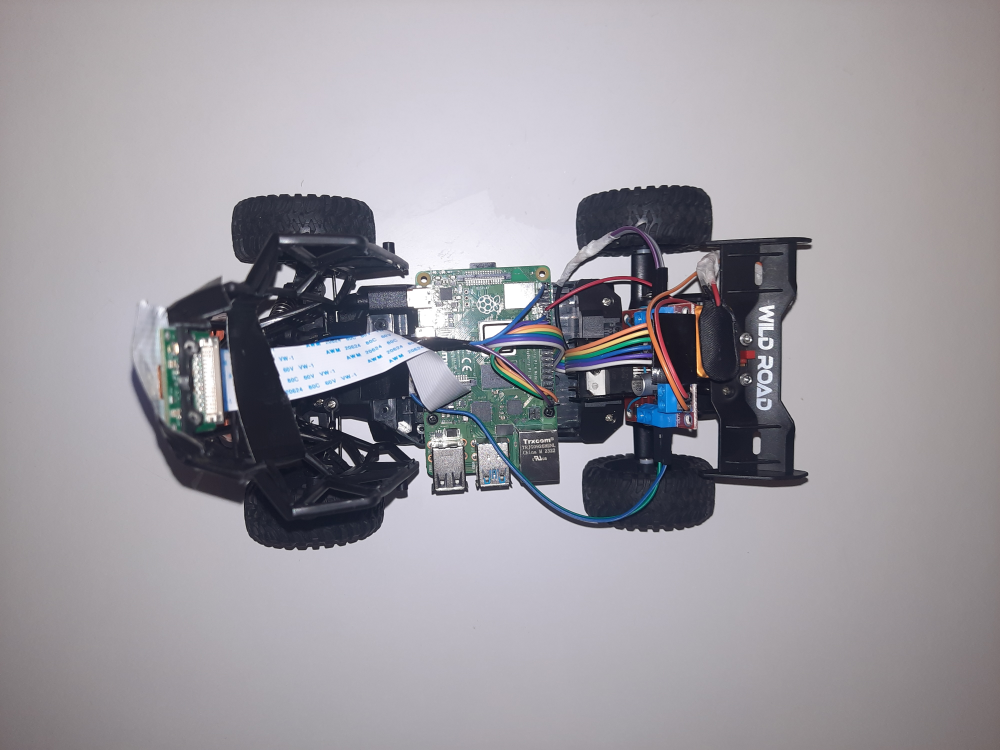
#> input picture v-photos/20250524_050252.jpg, 4000 x 3000 px, given in place of the camera (shown at 1/4 size)
$ python main_rpi.py
#> lines starting #> are read from the running program, lines starting #| are printed output that depends on the picture; after the words box and inside, x2 and y2 are one past the last pixel; in counts of white or black regions, pixels touching at a corner belong together
#> in main, frame is the input picture: shape (3000, 4000, 3); mean B, G, R 159.9, 153.3, 156.1
### other/simulator/vision.py
import numpy as np
import cv2

# HSV Color Ranges for path and block detection
PATH_ROBOT_HSV_LOWER = np.array([50, 120, 120])
PATH_ROBOT_HSV_UPPER = np.array([70, 255, 255])
PATH_TARGET_HSV_LOWER1 = np.array([0, 120, 120])
PATH_TARGET_HSV_UPPER1 = np.array([10, 255, 255])
PATH_TARGET_HSV_LOWER2 = np.array([170, 120, 120])
PATH_TARGET_HSV_UPPER2 = np.array([180, 255, 255])
ORANGE_HSV_LOWER = np.array([8, 60, 60])
ORANGE_HSV_UPPER = np.array([25, 255, 255])
BLUE_HSV_LOWER = np.array([85, 40, 30])
BLUE_HSV_UPPER = np.array([130, 255, 255])
# For block detection:
# These constants define the HSV ranges for colors AS SEEN BY THE CAMERA.
# The 'detect_blocks' function then maps these to the REAL-WORLD block colors.

# Camera sees RED (used when a real BLUE object appears RED)
CAMERA_RED_LOWER1 = np.array([0, 120, 70])
CAMERA_RED_UPPER1 = np.array([10, 255, 255])
CAMERA_RED_LOWER2 = np.array([160, 120, 70])
CAMERA_RED_UPPER2 = np.array([180, 255, 255])

# Camera sees YELLOW (used when a real BLUE object appears YELLOW)
CAMERA_YELLOW_LOWER = np.array([20, 100, 100])
CAMERA_YELLOW_UPPER = np.array([40, 255, 255])

# Camera sees BLUE (used when a real RED object appears BLUE)
CAMERA_BLUE_LOWER = np.array([100, 150, 70]) # S min increased for robustness
CAMERA_BLUE_UPPER = np.array([140, 255, 255])

# Camera sees GREEN (used when a real GREEN object appears GREEN)
CAMERA_GREEN_LOWER = np.array([40, 80, 50])
CAMERA_GREEN_UPPER = np.array([80, 255, 255])

# For 'orange_block' (real LIGHT BLUE/CYAN object)
# User has not recently specified how this appears to the camera.
# Keeping previous values that detect light blue/cyan directly.
# If this block needs detection, specify its camera appearance.
LOWER_ORANGE_DIRECT = np.array([85, 100, 100]) # For real Light Blue/Cyan
UPPER_ORANGE_DIRECT = np.array([99, 255, 255]) # For real Light Blue/Cyan

# For block detection:
# Remap HSV ranges for real-world color perception
# 'red' now detects blue objects
lower_red1 = np.array([100, 100, 70])
upper_red1 = np.array([130, 255, 255])
lower_red2 = np.array([0, 0, 0])
upper_red2 = np.array([0, 0, 0])
# 'blue' now detects red objects
lower_blue1 = np.array([0, 90, 40])
upper_blue1 = np.array([10, 255, 255])
lower_blue2 = np.array([160, 90, 40])
upper_blue2 = np.array([180, 255, 255])
# 'orange' now detects light blue/cyan
lower_orange = np.array([85, 100, 100])
upper_orange = np.array([99, 255, 255])
# 'green' stays the same
lower_green = np.array([40, 80, 50])
upper_green = np.array([80, 255, 255])

# --- HSV Color Definitions for Block Detection (Colors as SEEN BY THE CAMERA) ---
# These ranges define what the camera perceives. The detect_blocks function
# then maps these perceived colors to the appropriate 'block_name' which
# corresponds to the REAL-WORLD color of the object.

# For objects that appear RED to the camera (real RED)
HSC_SEEN_RED_LOWER1 = np.array([0, 100, 100])
HSC_SEEN_RED_UPPER1 = np.array([10, 255, 255])
HSC_SEEN_RED_LOWER2 = np.array([160, 100, 100])
HSC_SEEN_RED_UPPER2 = np.array([180, 255, 255])

# For objects that appear GREEN to the camera (real GREEN)
HSC_SEEN_GREEN_LOWER = np.array([40, 70, 70])
HSC_SEEN_GREEN_UPPER = np.array([80, 255, 255])

# For objects that appear BLUE to the camera (real BLUE)
HSC_SEEN_BLUE_LOWER = np.array([100, 150, 70])
HSC_SEEN_BLUE_UPPER = np.array([130, 255, 255])

# For objects that appear YELLOW to the camera (real YELLOW)
HSC_SEEN_YELLOW_LOWER = np.array([20, 100, 100])
HSC_SEEN_YELLOW_UPPER = np.array([35, 255, 255])


def detect_blocks(image):
    """
    Detects red, green, blue, and yellow blocks in the image (expects BGR)
    Returns list of detected blocks with their positions in the image
    """
    hsv = cv2.cvtColor(image, cv2.COLOR_BGR2HSV)

    # Mask for RED objects
    red_mask1 = cv2.inRange(hsv, HSC_SEEN_RED_LOWER1, HSC_SEEN_RED_UPPER1)
    red_mask2 = cv2.inRange(hsv, HSC_SEEN_RED_LOWER2, HSC_SEEN_RED_UPPER2)
    red_mask = cv2.bitwise_or(red_mask1, red_mask2)
    # Mask for GREEN objects
    green_mask = cv2.inRange(hsv, HSC_SEEN_GREEN_LOWER, HSC_SEEN_GREEN_UPPER)
    # Mask for BLUE objects
    blue_mask = cv2.inRange(hsv, HSC_SEEN_BLUE_LOWER, HSC_SEEN_BLUE_UPPER)
    # Mask for YELLOW objects
    yellow_mask = cv2.inRange(hsv, HSC_SEEN_YELLOW_LOWER, HSC_SEEN_YELLOW_UPPER)

    detected_blocks = []
    for mask, color_name in [
        (red_mask, 'red_block'),      # Real RED object
        (green_mask, 'green_block'),  # Real GREEN object
        (blue_mask, 'blue_block'),    # Real BLUE object
        (yellow_mask, 'orange_block') # Real YELLOW object
    ]:
        contours, _ = cv2.findContours(mask, cv2.RETR_EXTERNAL, cv2.CHAIN_APPROX_SIMPLE)
        for contour in contours:
            if cv2.contourArea(contour) > 100:
                x, y, w, h = cv2.boundingRect(contour)
                center_x = x + w//2
                center_y = y + h//2
                detected_blocks.append({
                    'color': color_name,
                    'position': (center_x, center_y),
                    'size': (w, h),
                    'area': cv2.contourArea(contour)
                })
    return detected_blocks


def detect_corners(image_bgr, draw_overlay=True):
    """
    Detect orange and blue lines and return their order for steering suggestion.
    """
    hsv = cv2.cvtColor(image_bgr, cv2.COLOR_BGR2HSV)
    orange_mask = cv2.inRange(hsv, ORANGE_HSV_LOWER, ORANGE_HSV_UPPER)
    blue_mask = cv2.inRange(hsv, BLUE_HSV_LOWER, BLUE_HSV_UPPER)
    h, w = image_bgr.shape[:2]
    bottom_y = h - 1
    def get_line_points(mask, color_bgr):
        points = []
        for x in range(w):
            if mask[bottom_y, x] > 0:
                points.append((x, bottom_y))
        if len(points) < 2:
            for y in range(h-2, h-10, -1):
                for x in range(w):
                    if mask[y, x] > 0:
                        points.append((x, y))
                if len(points) >= 2:
                    break
        if len(points) >= 2:
            points = sorted(points, key=lambda pt: pt[0])
            pt1, pt2 = points[0], points[-1]
            if draw_overlay:
                cv2.circle(image_bgr, pt1, 6, color_bgr, -1)
                cv2.circle(image_bgr, pt2, 6, color_bgr, -1)
                cv2.line(image_bgr, pt1, pt2, color_bgr, 2)
            return pt1, pt2
        return None, None
    orange_pt1, orange_pt2 = get_line_points(orange_mask, (0,140,255))
    blue_pt1, blue_pt2 = get_line_points(blue_mask, (255,0,0))
    def line_angle(pt1, pt2):
        if pt1 is None or pt2 is None:
            return None
        dx = pt2[0] - pt1[0]
        dy = pt2[1] - pt1[1]
        angle = np.arctan2(dy, dx)
        angle_deg = np.degrees(angle)
        return abs(angle_deg)
    orange_angle = line_angle(orange_pt1, orange_pt2)
    blue_angle = line_angle(blue_pt1, blue_pt2)
    steer = None
    steer_reason = None
    if orange_angle is not None and blue_angle is not None:
        if blue_angle < orange_angle:
            steer = 'left'
            steer_reason = f'blue_angle({blue_angle:.1f}) < orange_angle({orange_angle:.1f})'
        elif orange_angle < blue_angle:
            steer = 'right'
            steer_reason = f'orange_angle({orange_angle:.1f}) < blue_angle({blue_angle:.1f})'
        else:
            steer = None
            steer_reason = 'angles equal'
    return {
        'image': image_bgr,
        'label': steer,
        'label_pos': (orange_pt1, orange_pt2, blue_pt1, blue_pt2),
        'steer': steer,
        'steer_reason': steer_reason,
        'orange_angle': orange_angle,
        'blue_angle': blue_angle,
        'orange_pts': (orange_pt1, orange_pt2),
        'blue_pts': (blue_pt1, blue_pt2)
    }


def detect_wall_and_angle(image_bgr, visualize=False):
    """
    Detects the proximity and angle of a black wall in the camera image.
    """
#> called with visualize = True
    gray = cv2.cvtColor(image_bgr, cv2.COLOR_BGR2GRAY)
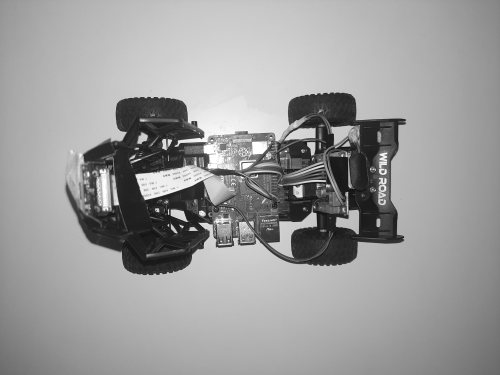
#> gray: shape (3000, 4000) (shown at 1/8 size); min 0, max 255, mean 154.9
    _, black_mask = cv2.threshold(gray, 40, 255, cv2.THRESH_BINARY_INV)
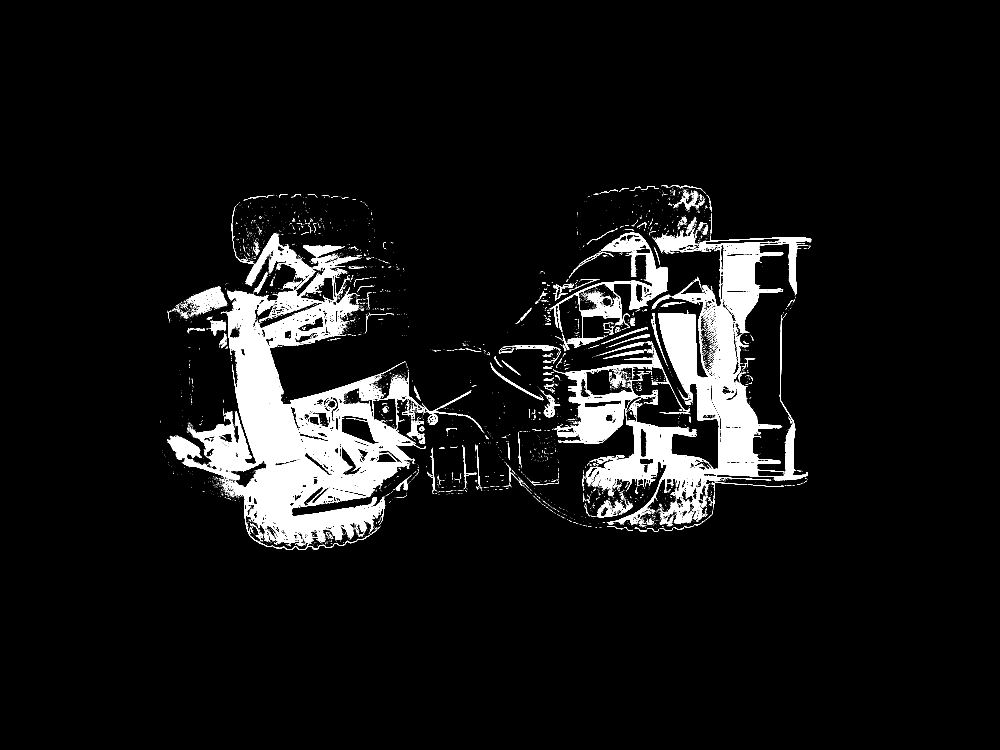
#> black_mask: shape (3000, 4000) (shown at 1/4 size); 6.8% white; 7959 white regions (7462 under 20 px)
    contours, _ = cv2.findContours(black_mask, cv2.RETR_EXTERNAL, cv2.CHAIN_APPROX_SIMPLE)
#> contours = 7437 contours, 7167 with area under 20; largest, box (x1, y1, x2, y2) and area: (669, 1149, 1701, 2200) 418378, (2342, 923, 3245, 2099) 263288, (2212, 1476, 2620, 1770) 39735, (2198, 931, 2671, 1350) 35554, (982, 932, 1439, 1288) 30552
    if not contours:
        return {'wall_y': None, 'wall_angle': None, 'steer': 'straight', 'viz': None} if visualize else {'wall_y': None, 'wall_angle': None, 'steer': 'straight'}
    largest = max(contours, key=cv2.contourArea)
#> largest = contour of 12413 points, box (x1, y1, x2, y2) (669, 1149, 1701, 2200), area 418378
    ys = largest[:,0,1]
#> ys = 12413 values, max 2199 at index 4526, min 1149 at index 0, mean 1732.2
    xs = largest[:,0,0]
#> xs = 12413 values, max 1700 at index 8541, min 669 at index 3259, mean 1188.1
    wall_points = {}
    for x, y in zip(xs, ys):
        if x not in wall_points or y < wall_points[x]:
            wall_points[x] = y
#> this loop made 12413 passes
#> (x, y) on passes 1 to 3: (1399, 1149), (1396, 1152), (1395, 1152)
#> after the loop, wall_points = 1014 items
    if len(wall_points) < 2:
        return {'wall_y': None, 'wall_angle': None, 'steer': 'straight', 'viz': None} if visualize else {'wall_y': None, 'wall_angle': None, 'steer': 'straight'}
    edge_pts = np.array([[x, wall_points[x]] for x in sorted(wall_points.keys())])
#> edge_pts = 1014 pairs, first value 669 to 1700, second value 1149 to 2080
    left_pt = edge_pts[0]
#> left_pt = [669, 1758]
    right_pt = edge_pts[-1]
#> right_pt = [1700, 1784]
    if left_pt[1] < right_pt[1]:
        steer = 'right'
        steer_reason = 'left_pt lower than right_pt'
    elif right_pt[1] < left_pt[1]:
        steer = 'left'
        steer_reason = 'right_pt lower than left_pt'
    else:
        steer = 'straight'
        steer_reason = 'edge y equal'
    [vx, vy, x0, y0] = cv2.fitLine(edge_pts, cv2.DIST_L2, 0, 0.01, 0.01)
#> vx = [0.917]; vy = [-0.4]; x0 = [1177.4]; y0 = [1448.2]
    angle_rad = np.arctan2(vy, vx)
#> angle_rad = [-0.411]
    angle_deg = np.degrees(angle_rad)[0]
#> angle_deg = -23.58
    wall_y = int(np.mean(edge_pts[:,1]))
#> wall_y = 1448
    if visualize:
        viz = {
            'edge_pts': edge_pts,
            'line': ((int(x0 - vx * 200), int(y0 - vy * 200)), (int(x0 + vx * 200), int(y0 + vy * 200))),
            'steer': steer,
            'wall_y': wall_y,
            'angle_deg': angle_deg,
            'left_pt': left_pt,
            'right_pt': right_pt,
            'steer_reason': steer_reason
        }
        return {'wall_y': wall_y, 'wall_angle': angle_deg, 'steer': steer, 'viz': viz}
    else:
        return {'wall_y': wall_y, 'wall_angle': angle_deg, 'steer': steer, 'left_pt': left_pt, 'right_pt': right_pt, 'steer_reason': steer_reason}

### other/simulator/control.py
import time

# Try to import RPi.GPIO, if not available, we're in simulation mode
try:
    import RPi.GPIO as GPIO
    SIMULATION_MODE = False
except ImportError:
    SIMULATION_MODE = True
    # print("Running in simulation mode - RPi.GPIO not available")

# Pin Definitions (BCM Mode) - Configure these for your actual robot
# Drive Motor (Connected to one side of L298N)
DRIVE_MOTOR_IN1 = 17  # Example pin
DRIVE_MOTOR_IN2 = 27  # Example pin
DRIVE_MOTOR_ENA = 22  # Example PWM pin for speed control

# Steering Motor (Connected to the other side of L298N or a separate L298N)
STEER_MOTOR_IN1 = 5   # Example pin
STEER_MOTOR_IN2 = 6   # Example pin
STEER_MOTOR_ENB = 13  # Example PWM pin for speed/intensity control (optional for steering)

# PWM Frequency
PWM_FREQ = 100 # Hz

# Steering Parameters
MAX_STEER_ANGLE_PHYSICAL = 30.0  # degrees, physical limit of the wheels
# For simplicity, we'll assume direct control for now.
# Later, we might need calibration or feedback for precise angle control.

drive_pwm = None
steer_pwm = None # May not be needed if steering is just on/off or fixed intensity

def setup_gpio():
    """Initializes GPIO pins for motor control."""
    global drive_pwm, steer_pwm

    if SIMULATION_MODE:
        # print("Simulation: GPIO setup skipped")
        return

    GPIO.setmode(GPIO.BCM)
    GPIO.setwarnings(False)

    # Drive Motor Pins
    GPIO.setup(DRIVE_MOTOR_IN1, GPIO.OUT)
    GPIO.setup(DRIVE_MOTOR_IN2, GPIO.OUT)
    GPIO.setup(DRIVE_MOTOR_ENA, GPIO.OUT)
    GPIO.output(DRIVE_MOTOR_IN1, GPIO.LOW)
    GPIO.output(DRIVE_MOTOR_IN2, GPIO.LOW)
    try:
        drive_pwm = GPIO.PWM(DRIVE_MOTOR_ENA, PWM_FREQ)
        drive_pwm.start(0) # Start with 0% duty cycle (stopped)
    except Exception as e:
        # print(f"Error initializing drive_pwm: {e}")
        drive_pwm = None


    # Steering Motor Pins
    GPIO.setup(STEER_MOTOR_IN1, GPIO.OUT)
    GPIO.setup(STEER_MOTOR_IN2, GPIO.OUT)
    GPIO.output(STEER_MOTOR_IN1, GPIO.LOW)
    GPIO.output(STEER_MOTOR_IN2, GPIO.LOW)

    # [8 lines of commented-out code are left out]
    print("GPIO setup complete.")

# [33 lines left out: functions move_forward, move_backward, not called in this run]
    # print(f"Moving backward at {speed_percent}%")

def stop_drive_motor():
    """Stops the drive motor."""
    if SIMULATION_MODE:
        # print("Simulation: Drive motor stopped")
        return

    if not drive_pwm:
        # print("Drive PWM not initialized (already stopped or error).")
        # Still try to set IN pins to LOW in case PWM failed but pins are set
        GPIO.output(DRIVE_MOTOR_IN1, GPIO.LOW)
        GPIO.output(DRIVE_MOTOR_IN2, GPIO.LOW)
        return
    GPIO.output(DRIVE_MOTOR_IN1, GPIO.LOW)
    GPIO.output(DRIVE_MOTOR_IN2, GPIO.LOW)
    drive_pwm.ChangeDutyCycle(0)
    # print("Drive motor stopped.")

# [29 lines left out: functions steer_left, steer_right, not called in this run]
    # if steer_pwm:
    #     steer_pwm.ChangeDutyCycle(max(0, min(100, intensity_percent)))
    # print(f"Steering right at {intensity_percent}% intensity")

def center_steering(): # Or stop_steering_motor
    """Stops the steering motor, ideally returning it to center.
    For a simple DC motor without feedback, this just stops it.
    More advanced control would require sensors or stepper motor.
    """
    if SIMULATION_MODE:
        # print("Simulation: Steering centered")
        steer_left.last_direction = 'center'
        return

    GPIO.output(STEER_MOTOR_IN1, GPIO.LOW)
    GPIO.output(STEER_MOTOR_IN2, GPIO.LOW)
    # if steer_pwm:
    #     steer_pwm.ChangeDutyCycle(0)
    # print("Steering motor stopped (centered).")

def cleanup_gpio():
    """Cleans up GPIO resources."""
    if SIMULATION_MODE:
        # print("Simulation: GPIO cleanup skipped")
        return

    # print("Cleaning up GPIO...")
    if drive_pwm:
        drive_pwm.stop()
    # if steer_pwm:
    #     steer_pwm.stop()
    GPIO.cleanup()
    # print("GPIO cleanup complete.")

# For simulation mode, we'll add a method to get the current motor states
# [11 lines left out: function get_motor_states, not called in this run]

# Example usage (for testing this file directly)
# [29 lines that do not run on import are left out]

### other/simulator/main_rpi.py
import time
import cv2
import control
from vision import detect_blocks, detect_corners, detect_wall_and_angle

# --- Main loop for Raspberry Pi robot ---
def main():
    # Initialize GPIO for robot control
    try:
        control.setup_gpio()
    except Exception as e:
        print(f"Warning: Failed to initialize GPIO: {e}")
        print("Running in simulation mode (no actual motor control)")

    # Open the Pi camera (or USB camera)
    cap = cv2.VideoCapture(0)
    if not cap.isOpened():
        print("Error: Could not open camera.")
        return
    cap.set(cv2.CAP_PROP_FRAME_WIDTH, 640)
    cap.set(cv2.CAP_PROP_FRAME_HEIGHT, 480)

    print("Starting main loop. Press 'q' to quit.")
    try:
        while True:
            ret, frame = cap.read()
            if not ret:
                print("Error: Can't receive frame (stream end?). Exiting ...")
                break

            # --- Vision processing ---
            wall_info = detect_wall_and_angle(frame, visualize=True)
#> wall_info = 4 items
            corner_info = detect_corners(frame, draw_overlay=True)
#> in detect_corners, `blue_mask = cv2.inRange(hsv, BLUE_HSV_LOWER, BLUE_HSV_UPPER)`:
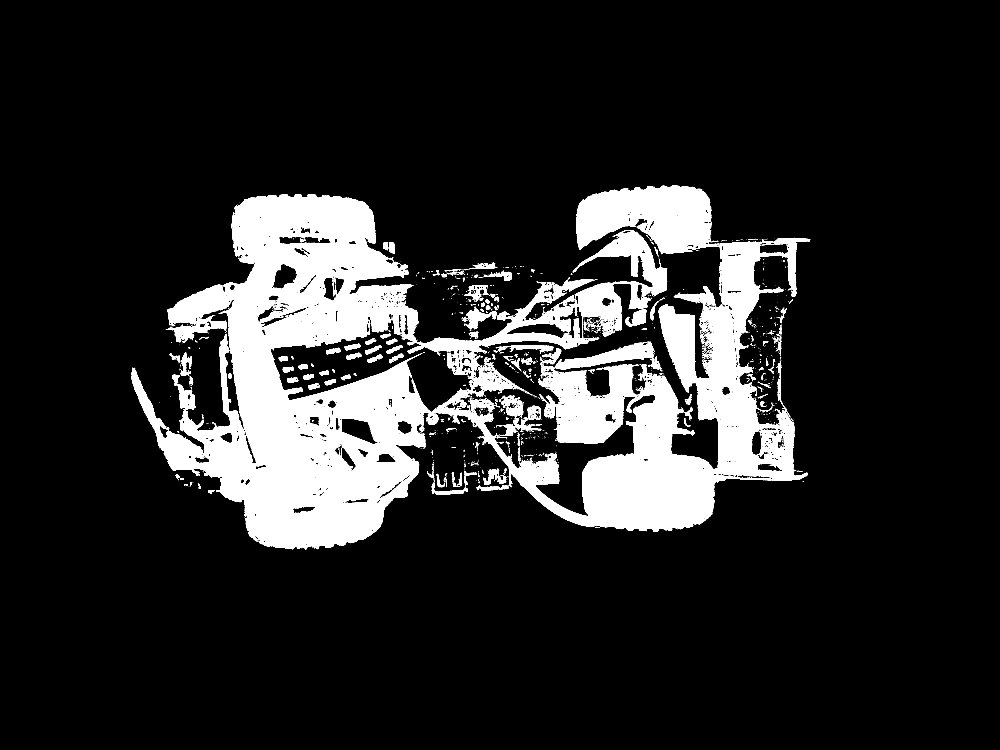
#> blue_mask: shape (3000, 4000) (shown at 1/4 size); 14% white; 2938 white regions (2640 under 20 px), largest, box (x1, y1, x2, y2) and area: (527, 742, 3240, 2198) 1574984, (2223, 1366, 2647, 1483) 17571, (1925, 1449, 2096, 1564) 5799
#> after the loop in get_line_points, `for x in range(w):`: points = []
#> corner_info = 9 items
            blocks = detect_blocks(frame)
#> in detect_blocks, `red_mask = cv2.bitwise_or(red_mask1, red_mask2)`:
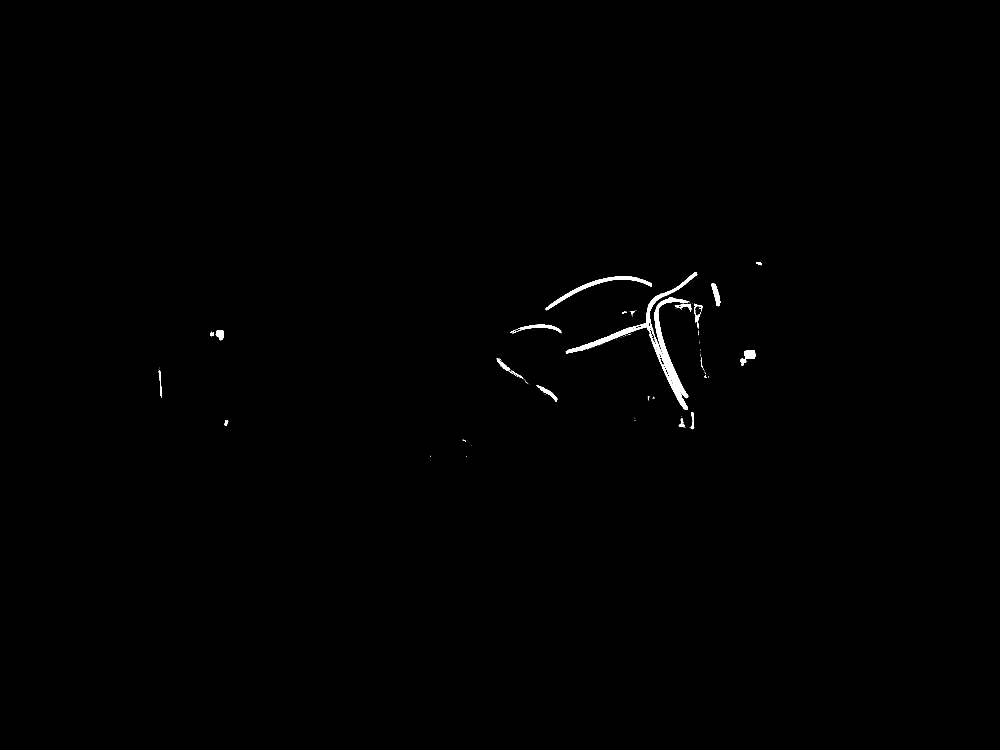
#> red_mask: shape (3000, 4000) (shown at 1/4 size); 0.34% white; 176 white regions (147 under 20 px), largest, box (x1, y1, x2, y2) and area: (2263, 1089, 2789, 1640) 22906, (2182, 1106, 2608, 1241) 5818, (2065, 1299, 2245, 1333) 1815
#> in detect_blocks, `green_mask = cv2.inRange(hsv, HSC_SEEN_GREEN_LOWER, HSC_SEEN_GREEN_UPP..`:
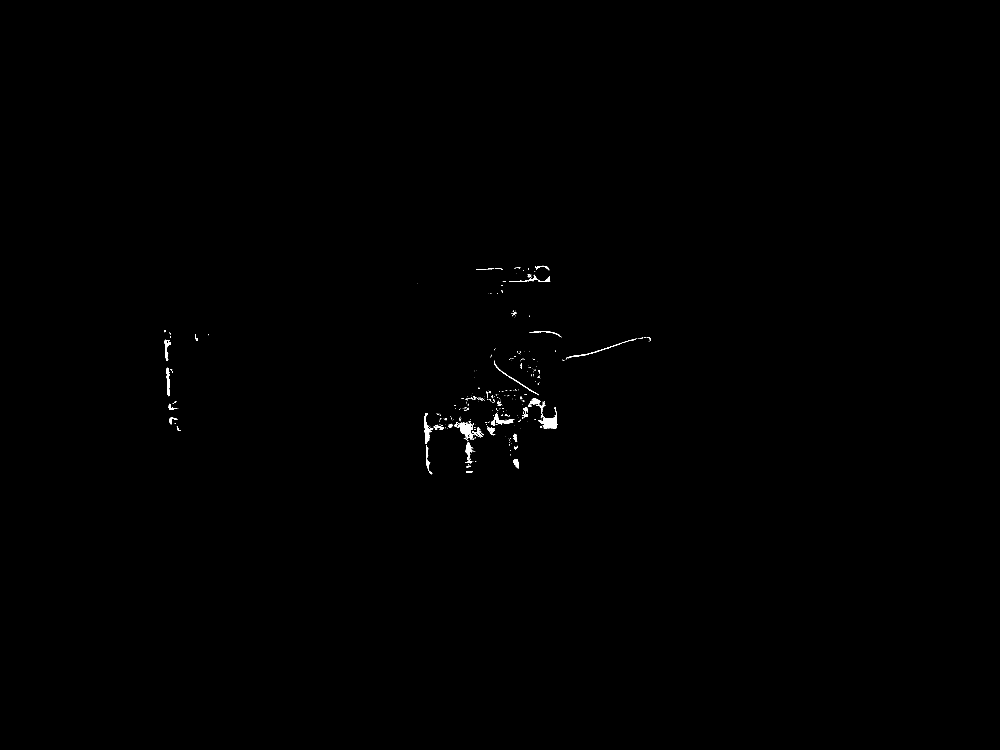
#> green_mask: shape (3000, 4000) (shown at 1/4 size); 0.16% white; 487 white regions (413 under 20 px), largest, box (x1, y1, x2, y2) and area: (2154, 1640, 2230, 1714) 2130, (1834, 1684, 1892, 1753) 1744, (1696, 1652, 1727, 1776) 1341
#> (the rest of the program and of its run is left out)
